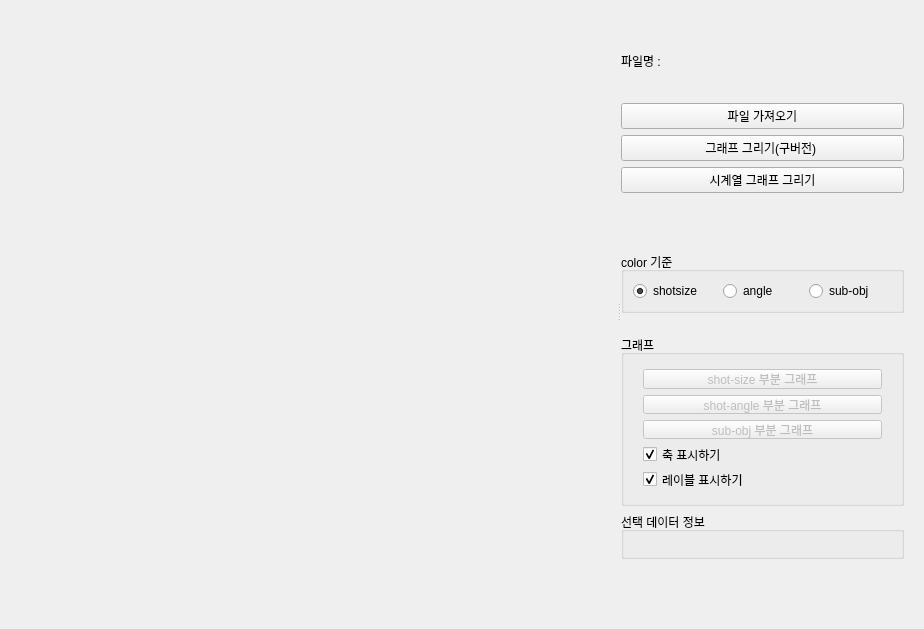
<?xml version="1.0" encoding="UTF-8"?>
<ui version="4.0">
 <class>Widget</class>
 <widget class="QWidget" name="Widget">
  <property name="geometry">
   <rect>
    <x>0</x>
    <y>0</y>
    <width>924</width>
    <height>629</height>
   </rect>
  </property>
  <property name="windowTitle">
   <string>Form</string>
  </property>
  <widget class="QSplitter" name="splitter">
   <property name="geometry">
    <rect>
     <x>10</x>
     <y>10</y>
     <width>894</width>
     <height>602</height>
    </rect>
   </property>
   <property name="orientation">
    <enum>Qt::Horizontal</enum>
   </property>
   <widget class="QWidget" name="horizontalLayoutWidget">
    <layout class="QHBoxLayout" name="graphLayout">
     <item alignment="Qt::AlignHCenter|Qt::AlignVCenter">
      <widget class="GraphWidget" name="GraphWidget" native="true">
       <property name="sizePolicy">
        <sizepolicy hsizetype="Maximum" vsizetype="Maximum">
         <horstretch>0</horstretch>
         <verstretch>0</verstretch>
        </sizepolicy>
       </property>
       <property name="minimumSize">
        <size>
         <width>600</width>
         <height>600</height>
        </size>
       </property>
       <property name="maximumSize">
        <size>
         <width>16777215</width>
         <height>16777215</height>
        </size>
       </property>
      </widget>
     </item>
    </layout>
   </widget>
   <widget class="QWidget" name="verticalLayoutWidget_2">
    <layout class="QVBoxLayout" name="verticalLayout_2" stretch="0,0,0,0,0,0,0,0,0,0,0,0">
     <property name="sizeConstraint">
      <enum>QLayout::SetDefaultConstraint</enum>
     </property>
     <item>
      <widget class="QWidget" name="widget_3" native="true">
       <property name="minimumSize">
        <size>
         <width>0</width>
         <height>35</height>
        </size>
       </property>
       <property name="maximumSize">
        <size>
         <width>10000</width>
         <height>10</height>
        </size>
       </property>
      </widget>
     </item>
     <item>
      <widget class="QLabel" name="fileNameLabel_2">
       <property name="minimumSize">
        <size>
         <width>0</width>
         <height>20</height>
        </size>
       </property>
       <property name="maximumSize">
        <size>
         <width>100000</width>
         <height>20</height>
        </size>
       </property>
       <property name="lineWidth">
        <number>2</number>
       </property>
       <property name="text">
        <string>파일명 : </string>
       </property>
      </widget>
     </item>
     <item>
      <widget class="QLabel" name="fileNameLabel">
       <property name="sizePolicy">
        <sizepolicy hsizetype="Fixed" vsizetype="Maximum">
         <horstretch>0</horstretch>
         <verstretch>0</verstretch>
        </sizepolicy>
       </property>
       <property name="minimumSize">
        <size>
         <width>280</width>
         <height>20</height>
        </size>
       </property>
       <property name="maximumSize">
        <size>
         <width>100000</width>
         <height>20</height>
        </size>
       </property>
       <property name="lineWidth">
        <number>2</number>
       </property>
       <property name="text">
        <string/>
       </property>
      </widget>
     </item>
     <item>
      <widget class="QPushButton" name="loadFileBtn">
       <property name="text">
        <string>파일 가져오기</string>
       </property>
      </widget>
     </item>
     <item>
      <widget class="QPushButton" name="makeGraphBtn">
       <property name="text">
        <string>그래프 그리기(구버전) </string>
       </property>
      </widget>
     </item>
     <item>
      <widget class="QPushButton" name="makeGraphBtn_2">
       <property name="text">
        <string>시계열 그래프 그리기</string>
       </property>
      </widget>
     </item>
     <item alignment="Qt::AlignVCenter">
      <widget class="QWidget" name="widget_5" native="true">
       <property name="minimumSize">
        <size>
         <width>0</width>
         <height>35</height>
        </size>
       </property>
       <property name="maximumSize">
        <size>
         <width>10000</width>
         <height>5</height>
        </size>
       </property>
      </widget>
     </item>
     <item>
      <widget class="QGroupBox" name="groupBox_3">
       <property name="maximumSize">
        <size>
         <width>16777215</width>
         <height>200</height>
        </size>
       </property>
       <property name="title">
        <string>color 기준</string>
       </property>
       <layout class="QGridLayout" name="gridLayout_3">
        <item row="0" column="0">
         <layout class="QHBoxLayout" name="horizontalLayout_3">
          <item>
           <widget class="QRadioButton" name="color_radio_1">
            <property name="text">
             <string>shotsize</string>
            </property>
            <property name="checked">
             <bool>true</bool>
            </property>
           </widget>
          </item>
          <item>
           <widget class="QRadioButton" name="color_radio_2">
            <property name="maximumSize">
             <size>
              <width>80</width>
              <height>16777215</height>
             </size>
            </property>
            <property name="text">
             <string>angle</string>
            </property>
            <property name="checked">
             <bool>false</bool>
            </property>
           </widget>
          </item>
          <item>
           <widget class="QRadioButton" name="color_radio_3">
            <property name="text">
             <string>sub-obj</string>
            </property>
            <property name="checked">
             <bool>false</bool>
            </property>
           </widget>
          </item>
         </layout>
        </item>
       </layout>
      </widget>
     </item>
     <item>
      <widget class="QWidget" name="widget_4" native="true">
       <property name="minimumSize">
        <size>
         <width>0</width>
         <height>10</height>
        </size>
       </property>
       <property name="maximumSize">
        <size>
         <width>16777215</width>
         <height>10</height>
        </size>
       </property>
      </widget>
     </item>
     <item>
      <widget class="QGroupBox" name="groupBox">
       <property name="minimumSize">
        <size>
         <width>150</width>
         <height>50</height>
        </size>
       </property>
       <property name="maximumSize">
        <size>
         <width>1000</width>
         <height>171</height>
        </size>
       </property>
       <property name="title">
        <string>그래프</string>
       </property>
       <layout class="QGridLayout" name="gridLayout">
        <item row="0" column="0">
         <layout class="QVBoxLayout" name="verticalLayout_3">
          <property name="leftMargin">
           <number>10</number>
          </property>
          <property name="topMargin">
           <number>5</number>
          </property>
          <property name="rightMargin">
           <number>10</number>
          </property>
          <property name="bottomMargin">
           <number>5</number>
          </property>
          <item>
           <widget class="QPushButton" name="shotsize_graph_btn">
            <property name="enabled">
             <bool>false</bool>
            </property>
            <property name="text">
             <string>shot-size 부분 그래프</string>
            </property>
           </widget>
          </item>
          <item>
           <widget class="QPushButton" name="shotangle_graph_btn">
            <property name="enabled">
             <bool>false</bool>
            </property>
            <property name="text">
             <string>shot-angle 부분 그래프</string>
            </property>
           </widget>
          </item>
          <item>
           <widget class="QPushButton" name="subobj_graph_btn">
            <property name="enabled">
             <bool>false</bool>
            </property>
            <property name="text">
             <string>sub-obj 부분 그래프</string>
            </property>
           </widget>
          </item>
          <item>
           <widget class="QCheckBox" name="axis_checkbox">
            <property name="enabled">
             <bool>true</bool>
            </property>
            <property name="text">
             <string>축 표시하기</string>
            </property>
            <property name="checked">
             <bool>true</bool>
            </property>
           </widget>
          </item>
          <item>
           <widget class="QCheckBox" name="label_checkbox">
            <property name="enabled">
             <bool>true</bool>
            </property>
            <property name="text">
             <string>레이블 표시하기</string>
            </property>
            <property name="checked">
             <bool>true</bool>
            </property>
           </widget>
          </item>
         </layout>
        </item>
       </layout>
      </widget>
     </item>
     <item>
      <widget class="QGroupBox" name="groupBox_2">
       <property name="title">
        <string>선택 데이터 정보</string>
       </property>
       <layout class="QGridLayout" name="gridLayout_2"/>
      </widget>
     </item>
     <item>
      <widget class="QWidget" name="widget_2" native="true"/>
     </item>
    </layout>
   </widget>
  </widget>
 </widget>
 <customwidgets>
  <customwidget>
   <class>GraphWidget</class>
   <extends>QWidget</extends>
   <header>graphwidget.h</header>
   <container>1</container>
  </customwidget>
 </customwidgets>
 <resources/>
 <connections/>
</ui>
